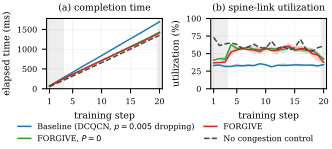

Write the Python code that produced this figure.
# Draws the two-panel FORGIVE figure for the DBLP paper: (a) elapsed training
# time at the end of each step and (b) utilization of the spine-facing links
# of a leaf during the data-parallel all-reduce, per step, on the most
# congested configuration (direct7, 4:1, two live spines), three seeds.
#
# Usage: SP=<bundle root> python forgive-time-utilization.py <out.pdf> [<out.svg>]
# The root holds the extracted bundles under fig/ex/<asset name>/ for runs #123
# (p_low baseline inside seed_<s>/fixed_p_low_baseline), #127 (FORGIVE
# p01_single) and #126 (no congestion control), and r132/ex/ for P = 0.
#
# Utilization is delivered bytes: for each leaf and step, the bytes of every
# data-parallel flow into the leaf's eight hosts from another leaf that
# started inside the leaf's data-parallel all-reduce span for that step,
# divided by 2 links x 400 Gbps x the span. Physical bytes (retransmissions
# included) are printed alongside for the record.
import csv, os, sys, statistics as st
from collections import defaultdict

SP = os.environ['SP']; OUT = sys.argv[1]; SVG = sys.argv[2] if len(sys.argv) > 2 else None
SEEDS = (9550582, 23172535, 94081284); CRIT = {1, 2, 3, 20}
LINKS = 2; RATE = 400e9  # spine-facing links per leaf at 4:1 and their rate, bit/s
ARMS = {
    'Baseline (DCQCN, $p=0.005$ dropping)': lambda s: f'{SP}/fig/ex/ring-3d-regime-64-dcqcn-direct7-4to1-exempt-p01-seed-{s}/seed_{s}/fixed_p_low_baseline',
    'FORGIVE, $P=0$':                       lambda s: f'{SP}/r132/ex/ring-3d-regime-64-dcqcn-direct7-4to1-exempt-p01-p0-single-seed-{s}',
    'FORGIVE':                              lambda s: f'{SP}/fig/ex/ring-3d-regime-64-dcqcn-direct7-4to1-exempt-p01-single-seed-{s}',
    'No congestion control':                lambda s: f'{SP}/fig/ex/ring-3d-regime-64-none-direct7-4to1-zero-seed-{s}',
}
leaf = lambda h: h // 8

def read(d):
    end = defaultdict(int)                 # step -> latest end over all collectives (ns)
    span = {}                              # (leaf, step) -> (lo, hi) of the DP all-reduce
    for r in csv.DictReader(open(d + '/telemetry/collective_events.csv')):
        stp = int(r['training_step']); s, e = int(r['start_time_ns']), int(r['end_time_ns'])
        end[stp] = max(end[stp], e)
        if r['parallelism_domain'] != 'dp': continue
        k = (leaf(int(r['rank'])), stp); lo, hi = span.get(k, (s, e)); span[k] = (min(lo, s), max(hi, e))
    deliv = defaultdict(int); phys = defaultdict(int)
    for r in csv.DictReader(open(d + '/telemetry/flow_events.csv')):
        if r['parallelism_domain'] != 'dp': continue
        src, dst = int(r['src']), int(r['dst'])
        if leaf(src) == leaf(dst): continue
        k = (leaf(dst), int(r['training_step']))
        if k not in span: continue
        lo, hi = span[k]; t0 = int(r['start_time_ns'])
        if not (lo <= t0 <= hi): continue
        deliv[k] += int(r['delivered_bytes'] or 0); phys[k] += int(r['physical_bytes'] or 0)
    util_d = {}; util_p = {}
    for k, (lo, hi) in span.items():
        cap = LINKS * RATE * (hi - lo) / 1e9 / 8  # bytes the links could carry in the span
        util_d[k] = deliv[k] / cap; util_p[k] = phys[k] / cap
    return end, util_d, util_p

res = {}
for name, f in ARMS.items():
    t_end = defaultdict(list); u_d = defaultdict(list); u_p = defaultdict(list)
    for s in SEEDS:
        end, ud, up = read(f(s))
        for stp, e in end.items(): t_end[stp].append(e / 1e6)
        by = defaultdict(list); byp = defaultdict(list)
        for (L, stp), v in ud.items(): by[stp].append(v); byp[stp].append(up[(L, stp)])
        for stp in by: u_d[stp].append(st.mean(by[stp])); u_p[stp].append(st.mean(byp[stp]))
    res[name] = (t_end, u_d, u_p)
    nc = [stp for stp in u_d if stp not in CRIT]
    print(f'{name:40s} end of step 20 {min(t_end[20]):.1f} to {max(t_end[20]):.1f} ms; '
          f'delivered-byte utilization, non-critical steps, mean {st.mean(st.mean(u_d[s_]) for s_ in nc):.3f} '
          f'(step range {min(st.mean(u_d[s_]) for s_ in nc):.3f} to {max(st.mean(u_d[s_]) for s_ in nc):.3f})')

import matplotlib; matplotlib.use('Agg'); import matplotlib.pyplot as plt
plt.rcParams.update({'font.family': 'DejaVu Serif', 'font.size': 7, 'axes.labelsize': 7, 'legend.fontsize': 6, 'xtick.labelsize': 6, 'ytick.labelsize': 6, 'pdf.fonttype': 42})
cols = {'Baseline (DCQCN, $p=0.005$ dropping)': '#1f77b4', 'FORGIVE, $P=0$': '#2ca02c', 'FORGIVE': '#d62728', 'No congestion control': '#444444'}
lss = {'No congestion control': '--'}
fig, (a, b) = plt.subplots(1, 2, figsize=(3.45, 1.55))
steps = list(range(1, 21))
for name, (t_end, u_d, _) in res.items():
    me = [st.mean(t_end[s]) for s in steps]; lo = [min(t_end[s]) for s in steps]; hi = [max(t_end[s]) for s in steps]
    a.plot(steps, me, lss.get(name, '-'), color=cols[name], lw=1.1, label=name); a.fill_between(steps, lo, hi, color=cols[name], alpha=0.2, lw=0)
    me = [100 * st.mean(u_d[s]) for s in steps]; lo = [100 * min(u_d[s]) for s in steps]; hi = [100 * max(u_d[s]) for s in steps]
    b.plot(steps, me, lss.get(name, '-'), color=cols[name], lw=1.1); b.fill_between(steps, lo, hi, color=cols[name], alpha=0.2, lw=0)
for ax in (a, b):
    for c in CRIT: ax.axvspan(c - 0.5, c + 0.5, color='k', alpha=0.07, lw=0)
    ax.set_xlim(0.5, 20.5); ax.set_xticks([1, 5, 10, 15, 20]); ax.set_xlabel('training step'); ax.grid(alpha=0.25, lw=0.4)
a.set_ylabel('elapsed time (ms)'); a.set_ylim(bottom=0); a.set_title('(a) completion time', fontsize=7)
b.set_ylabel('utilization (%)'); b.set_ylim(0, 100); b.set_title('(b) spine-link utilization', fontsize=7)
h, l = a.get_legend_handles_labels()
fig.legend(h, l, loc='lower center', ncol=2, frameon=False, handlelength=1.6, columnspacing=1.2, bbox_to_anchor=(0.5, -0.01))
fig.tight_layout(pad=0.3, w_pad=0.8, rect=(0, 0.17, 1, 1))
fig.savefig(OUT)
if SVG: fig.savefig(SVG)
print('wrote', OUT)
